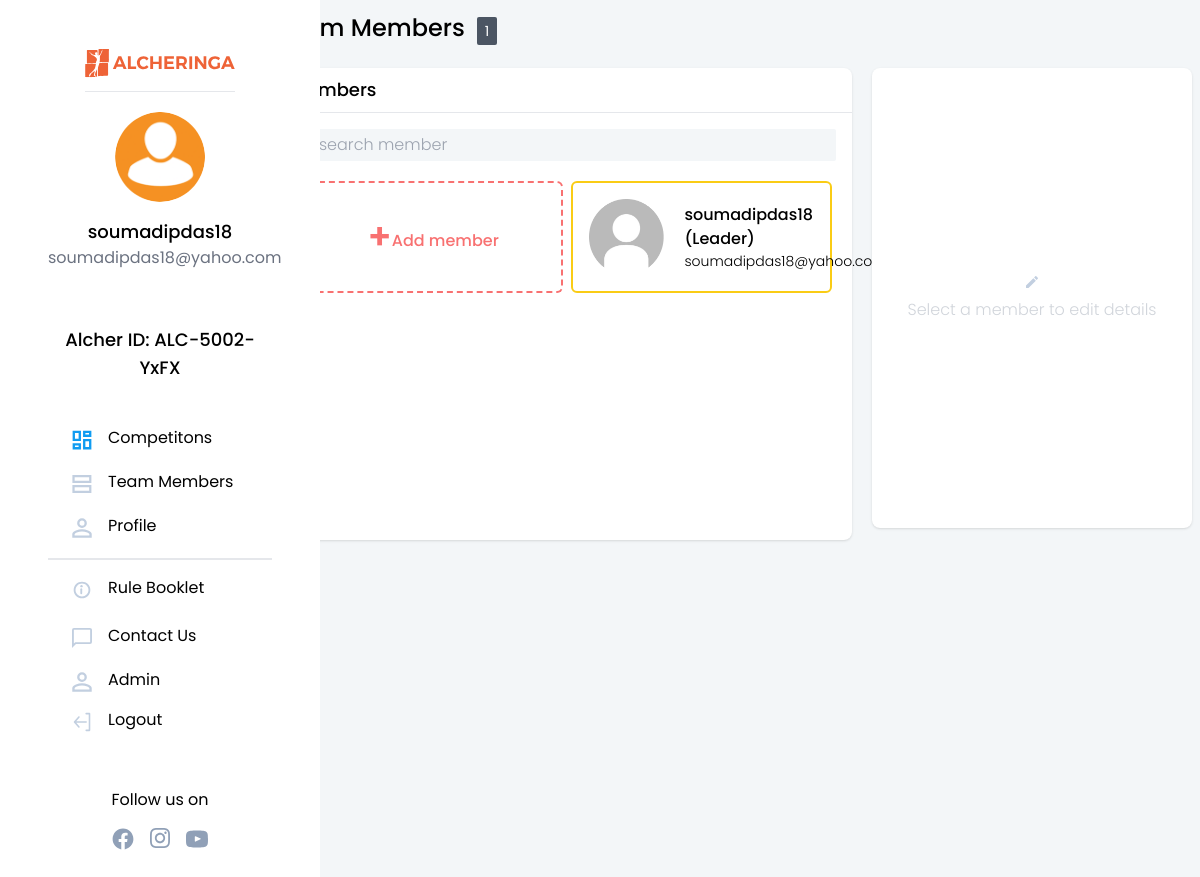
Screenshot of /teams/ (signed in) with the database file from the repository.
### authentication/models.py (models this page shows, shortened)
class NewUser(AbstractBaseUser, PermissionsMixin):
    alcherid = models.CharField(
        max_length=255, blank=True, unique=True)
    id = models.SlugField(primary_key=True, default=uuid.uuid4)
    img = models.ImageField(upload_to="image_uploads/userdp/",
                            default='user-default.png')
    email = models.EmailField(_('email address'), unique=True)
    username = models.CharField(max_length=150, unique=True)
    collegename = models.CharField(max_length=150, unique=False)
    city = models.CharField(max_length=150, unique=False)
    fullname = models.CharField(max_length=150, blank=True)
    phone = PhoneNumberField(unique=False, blank=True)
    alternate_phone = PhoneNumberField(unique=False, blank=True,null=True)
    interest = models.ManyToManyField(
        "competitions.Module", related_name="interest")
    team_members=models.IntegerField(default=0)
    no_of_events_registered=models.IntegerField(default=0)
    date_joined = models.DateTimeField(default=timezone.now)
    provider = models.CharField(max_length=200, unique=False, default="email")
    about = models.TextField(_('about'), max_length=500, blank=True)
    is_staff = models.BooleanField(default=False)
    is_active = models.BooleanField(default=False)
    objects = CustomAccountManager()
    USERNAME_FIELD = 'email'
    REQUIRED_FIELDS = ['username']

### teams/views.py (the view)
# urls.py: path('', views.team_members, name='team'),
@login_required(login_url='login')
def team_members(request):
    team = Team.objects.filter(leader=request.user).first()
    if request.method == 'POST':
        form = MemberForm(request.POST)
        name = form['name'].value()
        email = form['email'].value()
        phone = form['phone'].value()
        gender = form['gender'].value()
        flag = 0
        for member in team.members.all():
            if member.email == email or member.phone == phone:
                messages.error(request, "Member already exists in your team")
                flag = 1
                break
        if flag == 0:
            new_member = TeamMembers(
                name=name, email=email, phone=phone, gender=gender)
            new_member.save()
            team.members.add(new_member)
            team.save()
            return redirect('team')
    else:
        form = MemberForm()
    all_members = []
    for member in team.members.all():
        all_members.append(member)
    return render(request, 'teams/team_members.html', {'form': form, 'team': all_members})

### teams/forms.py
class MemberForm(forms.Form):
    name = forms.CharField(max_length=100, widget=forms.TextInput(attrs={'class':'border-b','size':'25','placeholder':'Enter Name'}))
    phone = PhoneNumberField(widget=forms.TextInput(attrs={'class':'border-b','size':'25','placeholder':'Enter Phone Number'}))
    email = forms.EmailField(max_length=100,widget=forms.EmailInput(attrs={'class':'border-b','size':'25','placeholder':'Enter Email'}))
    gender = forms.ChoiceField(choices=(('M','M'),('F','F')),widget=forms.Select(attrs={'class':'border-b text-gray-400 pr-36','width':'110%','placeholder':'Gender'}))

### templates/teams/team_members.html (shortened to what this page needs)
{% extends '../basictailwind.html'%}
{% load static %}
{%block body%}
<div  style="background-color: #F3F6F8;">
    {% include 'navbar.html' %}
    <div class="flex mb-6 md:mb-1">
        <div class="flex-grow">
            <div class="m-3 font-medium text-2xl">Team Members<span
                    class="mx-3 px-2 py-1 bg-gray-600 rounded-sm font-normal text-white text-sm">{{team|length}}</span></div>
            <div class="flex gap-2">
                <div class="m-3 bg-white rounded-lg shadow flex-grow">
                    <div class="py-2 px-4 font-medium text-lg border-b">Members</div>
                    <div class="m-4 rounded-sm"  style="background-color: #F3F6F8;">
                        <span class="float-left p-1">
                        </span>
                        <span>
                            <input type="search" class="py-1 font-light text-base"  style="background-color: #F3F6F8;"
                                placeholder="search member" />
                        </span>
                    </div>
                    <div class="grid grid-cols-2 gap-2 justify-between mx-6 mt-4">
                        <button onclick="toggleOpen(this.id)" id="addMemberButton"
                            class="m-1 h-28 border-red-400 border-2 border-dashed grid grid-flow-col items-center justify-center w-full rounded-md col-span-2 md:col-span-1">
                            <div class="text-red-400 font-semibold text-4xl">+</div>
                            <div class="mt-2 text-red-400 font-medium">Add member</div>
                        </button>
                        <div class="m-1 p-4 h-28 flex bg-white border-yellow-400  w-full border-2 rounded-md col-span-2 md:col-span-1">
                            <img width="75" src="{%static 'imgs/user-default.png'%}" alt="profile" border="0" />
                            <div class="mx-5 my-auto">
                                <div class="font-medium text-base">{{user.username}} (Leader)</div>
                                <div class="font-light text-sm">{{user.email}}</div>
                            </div>
                        </div>
                    </div>
                </div>
                <div class="hidden lg:block w-80 md:mr-2 mb-6">
                    <div style="height: 460px;" id="emptyCard"
                        class="mr-3 mt-3 w-80 flex flex-col justify-center bg-white rounded-lg shadow gap-2">
                        <div class="text-gray-300 font-light mx-auto">Select a member to edit details</div>
                    </div>
                </div>
            </div>
        </div>
    </div>
</div>
{% endblock %}

### templates/navbar.html (shortened to what this page needs)
{%load static%}
  <nav class="w-80 hidden sm:block bg-white rounded shadow-md">
    <div class="w-80 h-screen flex flex-col justify-center bg-white border-gray-400 px-12 fixed float-left">
      <a href="/"><img src="{% static 'imgs/alcher_orange.svg'%}" class="mt-24 mx-auto pb-3 border-b" width="150px" height="40px" alt="logo" border="0" /></a>
      <div class="flex flex-col justify-center my-5">
        <img style="height : 90px; width : 90px; border-radius: 50%;" src="{{request.user.img.url}}" alt="profile pic" border="0"
                class="mx-auto rounded-full" />
        <div class="pt-4 font-medium text-lg text-center">{{request.user.username}}</div>
        <div class="text-gray-500 text-base font-normal text-center">{{request.user.email}}</div>
      </div>
      <div class="flex flex-col justify-center my-5">
        <div class="pt-4 font-medium text-lg text-center">Alcher ID: {{request.user.alcherid}}</div>
      </div>
      <div class="pt-2 mt-2 mb-28 flex flex-col justify-center">
        <a href="{%url 'showallcompetitions'%}"><div class="rounded-full flex flex-nowrap my-1 py-2 pl-6 w-60 hover:border-0 hover:bg-gray-100">
          <svg width="20" height="20" viewBox="0 0 24 24" fill="none" xmlns="http://www.w3.org/2000/svg">
            <path d="M9.35 11.85H2.15V2.15H9.35V11.85ZM9.35 21.85H2.15V17.15H9.35V21.85ZM21.85 21.85H14.65V12.15H21.85V21.85ZM14.65 6.85V2.15H21.85V6.85H14.65Z" stroke="#109CF1" stroke-width="2.8" />
          </svg>
          <p class="pl-4 -mt-1">Competitons</p>
        </div></a>
        <a href="{%url 'team'%}"><div class="rounded-full flex flex-nowrap my-1 py-2 w-60 pl-6 hover:border-0 hover:bg-gray-100">
          <svg width="20" height="20" viewBox="0 0 25 24" fill="none" xmlns="http://www.w3.org/2000/svg">
            <path d="M1.9 9.35V2.15H22.85V9.35H1.9ZM1.9 21.85V14.65H22.85V21.85H1.9Z" stroke="#C2CFE0" stroke-width="2.8" />
          </svg>
          <p class="pl-4 -mt-1">Team Members</p>
        </div></a>
        <a href='{%url 'profile'%}' >
        <div class="rounded-full flex flex-nowrap my-1 py-2 w-60 pl-6 hover:border-0 hover:bg-gray-100 mb-3">
          <p class="pl-4 -mt-1">Profile</p>
        </div>
        </a>
        <hr class="border bg-gray-200" />
        <a href="s"><div class="rounded-full flex flex-nowrap my-2 py-2 w-60 pl-6 hover:border-0 hover:bg-gray-100 mt-3">
          <p class="pl-4 -mt-1">Rule Booklet</p>
        </div></a>
        <a href="n"><div class="rounded-full flex flex-nowrap my-1 py-2 w-60 pl-6 hover:border-0 hover:bg-gray-100">
          <p class="pl-4 -mt-1">Contact Us</p>
        </div></a>
        {%if request.user.is_staff%}
        <a href="/admin" target="_blank"><div class="rounded-full flex flex-nowrap my-1 py-2 pl-6 w-60 hover:border-0 hover:bg-gray-100">
          <p class="pl-4 -mt-1">Admin</p>
        </div></a>
        {%endif%}
        <a href='{% url 'logout'%}'>
        <div class="rounded-full flex flex-nowrap py-2 pl-6 w-60 hover:border-0 hover:bg-gray-100">
          <p class="pl-4 -mt-1">Logout</p>
        </div>
        </a>
        <br>
        <br>
        <div>
            <div style="text-align:center">
                <p class="">Follow us on</p>
                <div class=" flex justify-center space-x-4 mt-4">
                  <a style="cursor:pointer;" href="https://www.facebook.com/alcheringaiitg" target="_blank">
                    </a>
                  <a style="cursor:pointer;" href="https://www.instagram.com/alcheringaiitg/" target="_blank">
                    </a>
                  <a style="cursor:pointer;" href="https://twitter.com/alcheringaiitg" target="_blank">
                    </a>
                </div>
            </div>
        </div>
      </div>
    </div>
  </nav>

### templates/basictailwind.html (style rules this page uses)
body { font-family: 'Poppins', sans-serif; }

### rows the page displays
NewUser: user.img (placeholder picture), user.username "soumadipdas18", user.email "soumadipdas18@yahoo.com", user.alcherid "ALC-5002-YxFX", username "soumadipdas18", email "soumadipdas18@yahoo.com"

### other values shown
{{ team|length }} "1"
